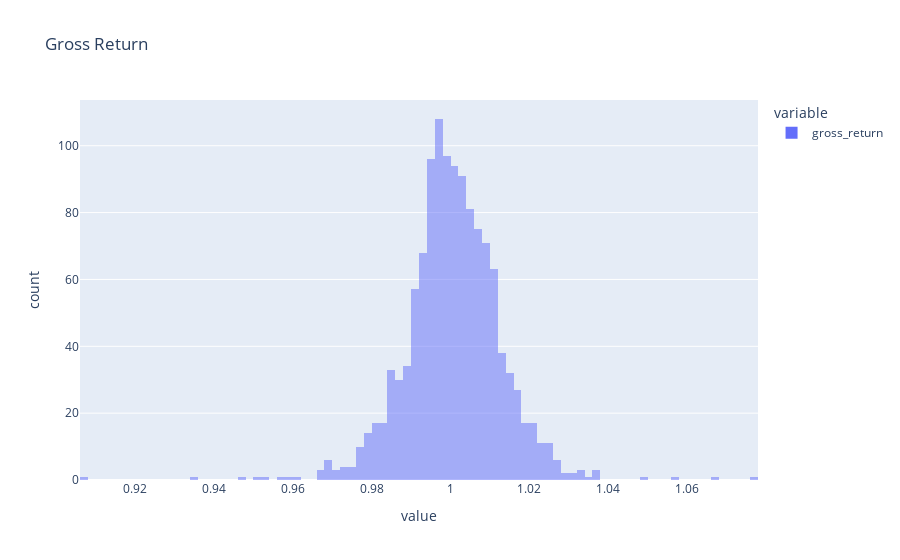

The code cell stored with this chart in its notebook:
### Code cell
px.histogram(data_frame = sbux, 
x = ['gross_return'], 
opacity = 0.5,
title = "Gross Return")

### Figure 1 — Plotly figure (JSON) as saved in the notebook; plotly's stock layout.template omitted (floating-point values rounded to 4 significant figures; data arrays with more than 128 entries replaced by an {"elided": "..."} marker saying what was removed)
{"data": [{"alignmentgroup": "True", "bingroup": "x", "hovertemplate": "variable=gross_return<br>value=%{x}<br>count=%{y}<extra></extra>", "legendgroup": "gross_return", "marker": {"color": "#636efa", "opacity": 0.5, "pattern": {"shape": ""}}, "name": "gross_return", "offsetgroup": "gross_return", "orientation": "v", "showlegend": true, "type": "histogram", "x": {"elided": "1259 float values"}, "xaxis": "x", "yaxis": "y"}], "layout": {"barmode": "relative", "legend": {"title": {"text": "variable"}, "tracegroupgap": 0}, "title": {"text": "Gross Return"}, "xaxis": {"anchor": "y", "domain": [0, 1], "title": {"text": "value"}}, "yaxis": {"anchor": "x", "domain": [0, 1], "title": {"text": "count"}}}}
